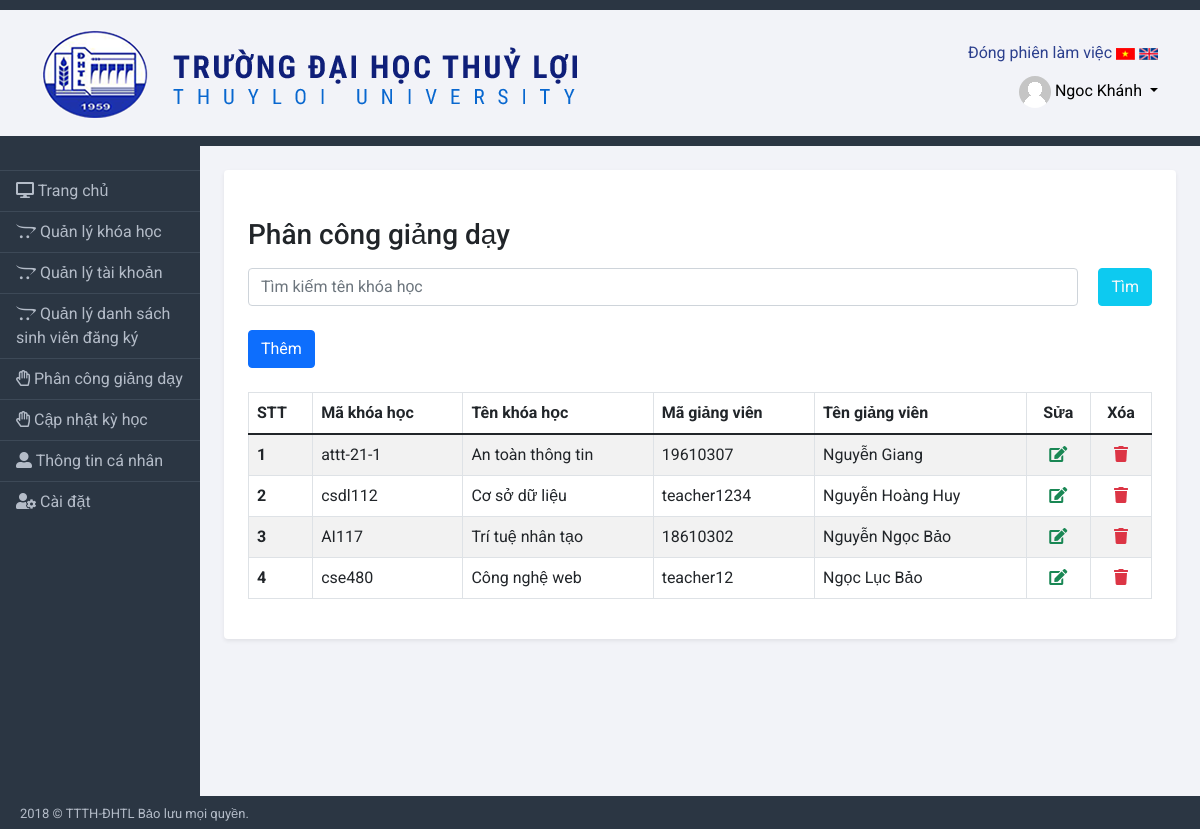
Screenshot of /admin/manage_assignment.php (signed in) with the database file from the repository.
### tables this page shows
CREATE TABLE `tbl_assign` (
  `id_assign` int(11) NOT NULL,
  `id_course` int(11) NOT NULL,
  `id_user` int(11) NOT NULL
);

CREATE TABLE `tb_course` (
  `id_course` int(11) NOT NULL,
  `code_course` varchar(50) NOT NULL,
  `name_course` varchar(50) NOT NULL,
  `days` varchar(20) NOT NULL,
  `lesson` varchar(10) NOT NULL,
  `id_room` int(11) NOT NULL,
  `id_semester` int(11) NOT NULL,
  `startdate` date NOT NULL,
  `enddate` date NOT NULL,
  `credit` int(11) NOT NULL,
  `status` int(11) NOT NULL DEFAULT 0,
  `amount` int(11) NOT NULL
);

CREATE TABLE `tb_users` (
  `id_user` int(11) NOT NULL,
  `code_user` varchar(50) NOT NULL,
  `role` int(11) NOT NULL,
  `fullname` varchar(50) NOT NULL,
  `email` varchar(50) NOT NULL,
  `sex` varchar(10) NOT NULL,
  `birthdate` date NOT NULL,
  `phone` int(11) NOT NULL,
  `pass` varchar(50) NOT NULL
);

### admin/manage_assignment.php (the view, shortened to what this page needs)
<?php
include('bridge-admin/menu.php')
?>
<div class="row">
    <div class="col-12">
        <br />
        <h3>Phân công giảng dạy</h3>
        <div class="my-3">
            <form action="" method="POST" style="display:flex;">
                <input class="form-control" type="search" name="search_course" placeholder="Tìm kiếm tên khóa học" required>
                <button class="btn btn-info text-light" type="submit" style="margin-left:20px;">Tìm</button>
            </form>
        </div>
        <a href="<?php echo SITEURL; ?>add_assignment.php" class="btn btn-primary my-2">Thêm</a>
        <div class="table-responsive table-responsive-md">
            <table class="table table-striped table-hover table-bordered mt-3">
                <thead>
                    <tr>
                        <th scope="col">STT</th>
                        <th scope="col">Mã khóa học</th>
                        <th scope="col">Tên khóa học</th>
                        <th scope="col">Mã giảng viên</th>
                        <th scope="col">Tên giảng viên</th>
                        <th scope="col" class="text-center">Sửa</th>
                        <th scope="col" class="text-center">Xóa</th>
                    </tr>
                </thead>
                <tbody>
                    <?php
                    $sql = "SELECT id_assign,tb_users.code_user,tb_course.code_course,name_course,fullname From tbl_assign,tb_course,tb_users where tb_course.id_course = tbl_assign.id_course and tb_users.id_user = tbl_assign.id_user";
                    $result = mysqli_query($conn, $sql);
                    if (mysqli_num_rows($result) > 0) {
                        $i = 1;
                        while ($row = mysqli_fetch_assoc($result)) {
                    ?>
                            <tr>
                                <th scope="row"><?php echo $i; ?> </th>
                                <td><?php echo $row['code_course']; ?> </td>
                                <td><?php echo $row['name_course']; ?> </td>
                                <td><?php echo $row['code_user']; ?> </td>
                                <td><?php echo $row['fullname']; ?> </td>
                                <td class="text-center"><a href="update_assignment.php?id_assign=<?php echo $row['id_assign']; ?>"><i class="fas fa-edit text-success"></i></a></td>
                                <td class="text-center"><a href="delete_assignment.php?id_assign=<?php echo $row['id_assign']; ?>"><i class="fas fa-trash text-danger"></i></a></td>
                            </tr>
                    <?php
                            $i++;
                        }
                    }
                    ?>
                </tbody>
            </table>
        </div>
    </div>
</div>
<?php
include('./bridge-admin/footer.php')
?>

### css/main.css (style rules this page uses)
* { padding: 0; margin: 0; border: none; font-family: "Roboto", sans-serif; }
a { color: black; }
a { text-decoration: none; }
.text-center { text-align: center; }

### rows the page displays
tbl_assign: id_course.code_course "attt-21-1", id_course.name_course "An toàn thông tin", id_user.code_user "19610307", id_user.fullname "Nguyễn Giang"
tbl_assign: id_course.code_course "csdl112", id_course.name_course "Cơ sở dữ liệu", id_user.code_user "teacher1234", id_user.fullname "Nguyễn Hoàng Huy"
tbl_assign: id_course.code_course "AI117", id_course.name_course "Trí tuệ nhân tạo", id_user.code_user "18610302", id_user.fullname "Nguyễn Ngọc Bảo"
tbl_assign: id_course.code_course "cse480", id_course.name_course "Công nghệ web", id_user.code_user "teacher12", id_user.fullname "Ngọc Lục Bảo"

### other values shown
$_SESSION['users'] "Ngoc Khánh"
